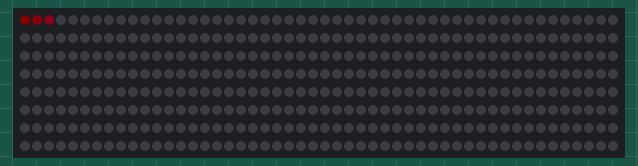
Simulated run of this sketch. Board: Arduino Uno, built with avr-gcc and run on an emulated ATmega328P. On the bench: 400 RGB LEDs in strip order, left to right, continuing on the next row. Dim RGB values are drawn brighter than linear; random numbers use the default seed unless the sketch sets one.

Above: at 0.93 s.
At 5.56 s:
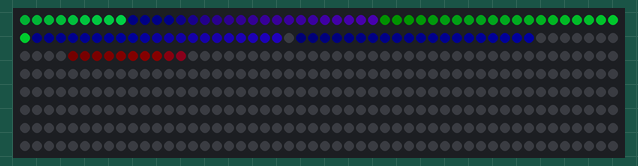
At 10.32 s:
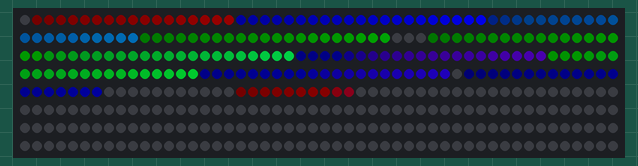
At 19.75 s:
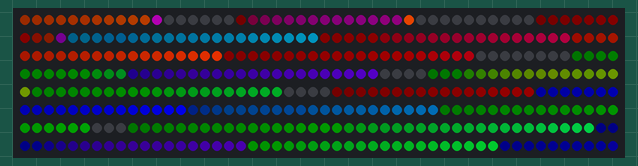
At 29.21 s:
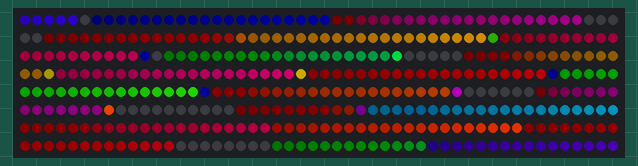
At 38.6 s:
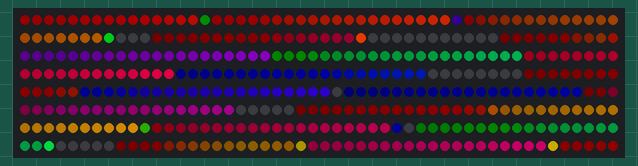

The sketch:

Datchet.ino
```cpp
#include <FastLED.h>

#define LED_PIN  6

#define COLOR_ORDER RGB
#define CHIPSET     WS2811

#define NUM_LEDS 400

CRGB leds[NUM_LEDS];      //naming our LED array

void setup() {
  FastLED.addLeds<CHIPSET, LED_PIN, COLOR_ORDER>(leds, NUM_LEDS).setCorrection(TypicalSMD5050);
  FastLED.setBrightness( 255 );
}

void loop() {
//  chase();
snake();
}

int p = 0;
int hue = 0;
void chase() {
      leds[p]  = CHSV( hue, 255, 255);
      FastLED.show();
      delay(1);
      hue += random(0,20);
      if (hue > 255) hue = 0;
      p++;
      if(p > ( NUM_LEDS - 1)) p=0;
      for(int i = 0; i < NUM_LEDS; i++) {
//        leds[i].fadeToBlackBy(10);
        leds[i].fadeLightBy(10);
      }
}


class Snake {
    int p = 0;
    int hue = random(0,255);
    int v = random(50,255);

  public:
    Snake() {

    }

    void snake() {
      leds[p]  = CHSV(hue, 255, v);
      p++;
      if(p > ( NUM_LEDS - 1)) {
        p=0;
        hue = random(0,255);
      }
    }
};

#define NUM_SNAKES 30
Snake snakes[NUM_SNAKES];

int snakesStarted = 0;
int const snakeDelay = 20;
int snakeGap = 0;

void snake() {

  if (snakesStarted < NUM_SNAKES) {
    if (snakeGap == snakeDelay)  {
      snakesStarted++;
      snakeGap = 0;
    }
    else {
      snakeGap++;
    }
  }

  for (int  i = 0; i < snakesStarted; i++) {
    snakes[i].snake();
  }
     fadeToBlackBy(leds, NUM_LEDS, 20);
//      fadeLightBy(leds, NUM_LEDS, 2);
  FastLED.delay(40);
}
```
